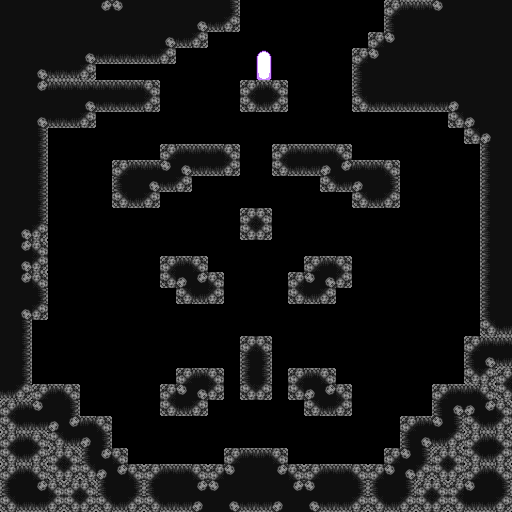

The image is a tile-based game level rendered from a .tmx file. Its description and source (layers, tilesets, objects; grid data summarised) follow:
An orthogonal 32x32 tile map with 16x16 px tiles, 2 tile layers (background, mainground), 1 hidden layer not drawn.

<map version="1.0" orientation="orthogonal" width="32" height="32" tilewidth="16" tileheight="16">
 <tileset firstgid="1" name="level1" tilewidth="16" tileheight="16">
  <image source="level5.png" width="128" height="128" />
  <terraintypes>
   <terrain name="rock" tile="-1" />
  </terraintypes>
  <tile id="0" terrain=",,,0" />
  <tile id="1" terrain=",,0,0" />
  <tile id="2" terrain=",,0," />
  <tile id="3" terrain="0,0,0," />
  <tile id="4" terrain="0,0,,0" />
  <tile id="8" terrain=",0,,0" />
  <tile id="9" terrain="0,0,0,0" />
  <tile id="10" terrain="0,,0," />
  <tile id="11" terrain="0,,0,0" />
  <tile id="12" terrain=",0,0,0" />
  <tile id="16" terrain=",0,," />
  <tile id="17" terrain="0,0,," />
  <tile id="18" terrain="0,,," />
 </tileset>
 <layer name="background" width="32" height="32">
  <data>[1024 cells, 1024 non-empty, 1 distinct tile ids]</data>
 </layer>
 <layer name="mainground" width="32" height="32">
  <data>[1024 cells, 501 non-empty, 15 distinct tile ids]</data>
 </layer>
 <layer name="collision" width="32" height="32" visible="0">
  <data>[1024 cells, 216 non-empty, 1 distinct tile ids]</data>
 </layer>
</map>
